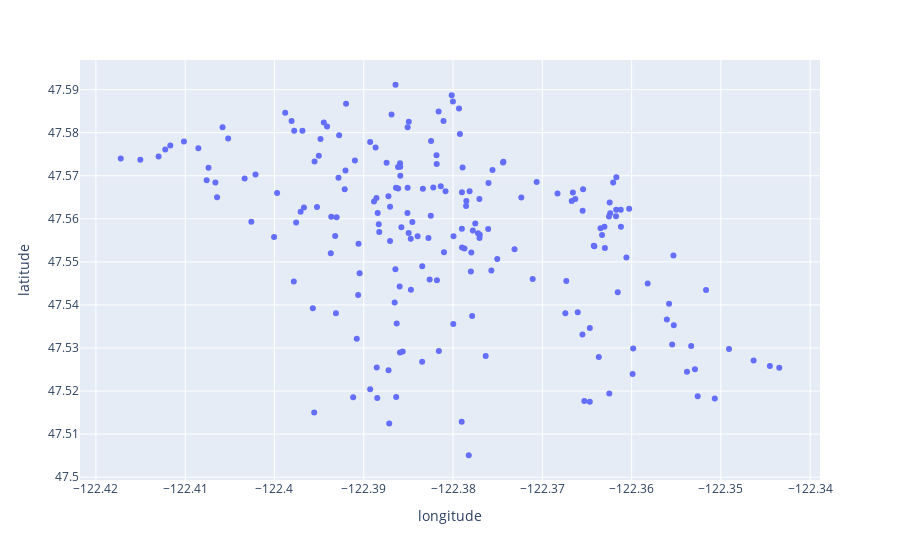

The cell this chart's notebook holds for it:
### Code cell
sur = true_location[((true_location["latitude"]<47.60)&(true_location["longitude"]<-122.34))]
sur.plot.scatter("longitude", "latitude", s=1, c="available")

### Figure 1 — Plotly figure (JSON) as saved in the notebook; plotly's stock layout.template omitted (floating-point values rounded to 4 significant figures; data arrays with more than 128 entries replaced by an {"elided": "..."} marker saying what was removed)
{"data": [{"hovertemplate": "longitude=%{x}<br>latitude=%{y}<extra></extra>", "legendgroup": "", "marker": {"color": "#636efa", "symbol": "circle"}, "mode": "markers", "name": "", "orientation": "v", "showlegend": false, "type": "scatter", "x": {"elided": "196 float values"}, "xaxis": "x", "y": {"elided": "196 float values"}, "yaxis": "y"}], "layout": {"legend": {"tracegroupgap": 0}, "margin": {"t": 60}, "xaxis": {"anchor": "y", "domain": [0, 1], "title": {"text": "longitude"}}, "yaxis": {"anchor": "x", "domain": [0, 1], "title": {"text": "latitude"}}}}
